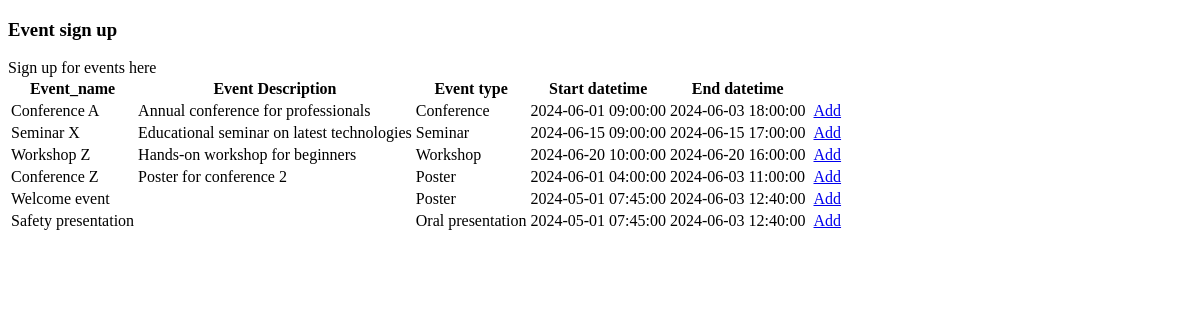
Page /event-signup.php (signed in) on the earlier database version.
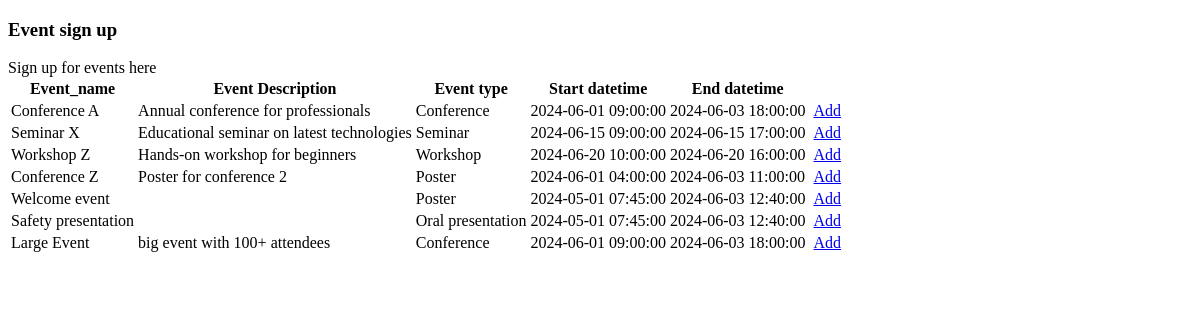
Same page on the later database version.
### tables this page shows
CREATE TABLE EVENT_DETAILS
(Event_ID				INT NOT NULL AUTO_INCREMENT,
Event_name				VARCHAR(75) NOT NULL,
Event_description		VARCHAR(1024),
Event_type				VARCHAR(75) NOT NULL,
Publish_datetime		DATETIME NOT NULL,
Start_datetime			DATETIME NOT NULL,
End_datetime			DATETIME NOT NULL,
Maximum_capacity		INT,
Last_timestamp_event	DATETIME NOT NULL,
PRIMARY KEY (Event_ID));

### event-signup.php (the view, shortened to what this page needs)
<?php
    $db = mysqli_connect(DB_SERVER, DB_USERNAME, DB_PASSWORD, DB_NAME);
    $query ="SELECT ED.Event_ID, Event_name, Event_description, Event_type, Start_datetime, End_datetime
            FROM EVENT_DETAILS ED
            LEFT JOIN ORGANIZES O ON ED.Event_ID = O.Event_ID
            LEFT JOIN USER_DETAILS UDO ON O.User_ID = UDO.User_ID
            LEFT JOIN ATTENDS A ON ED.Event_ID = A.Event_ID
            LEFT JOIN USER_DETAILS UDA ON A.User_ID = UDA.User_ID
            WHERE (UDO.User_ID IS NULL OR UDO.Email <> 'user_email') AND (UDA.User_ID IS NULL OR UDA.Email <> 'user_email')";
    $result = mysqli_query($db, $query);
?>
<!DOCTYPE html>
<html lang="en">
<head>
</head>
<body>
    <h3>Event sign up</h3>
    <div>
        Sign up for events here
    </div>
        <table>
            <tr>
                <th>Event_name</th>
                <th>Event Description</th>
                <th>Event type</th>
                <th>Start datetime</th>
                <th>End datetime</th>
            </tr>
            <?php
            while ($event = mysqli_fetch_assoc($result)) { ?>
                <tr>
                    <td><?php echo $event['Event_name']; ?></td>
                    <td><?php echo $event['Event_description']; ?></td>
                    <td><?php echo $event['Event_type']; ?></td>
                    <td><?php echo $event['Start_datetime']; ?></td>
                    <td><?php echo $event['End_datetime']; ?></td>
                    <td>
                        <td><?php echo ("<a href='event-signup.php?event_id=" .$event['Event_ID']. "'>Add</a>") ?></td>
                    </td>
                </tr>
            <?php }  ?>
        </table>
</body>
</html>

Differences in the rows shown:
added event_details: Event_name "Large Event", Event_description "big event with 100+ attendees", Event_type "Conference", Start_datetime "2024-06-01 09:00:00", End_datetime "2024-06-03 18:00:00"
